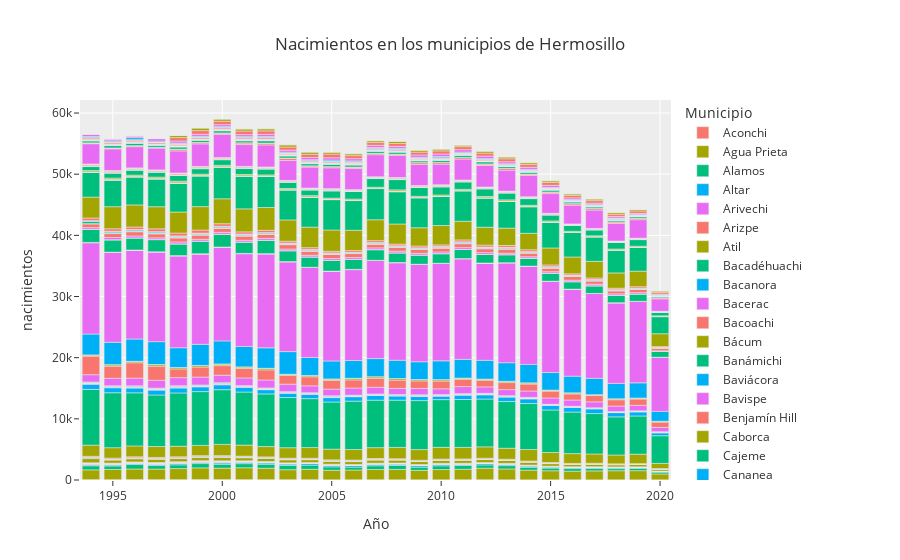

Write notebook code for a chart like this one.
### Code cell
fig = px.bar(nacimientos_tidy, x="año", y='nacimientos',color='municipio',
              title='Nacimientos en los municipios de Hermosillo',
              labels={'municipio':'Municipio',
                      'año':'Año'},
                template='ggplot2')

fig.show()
